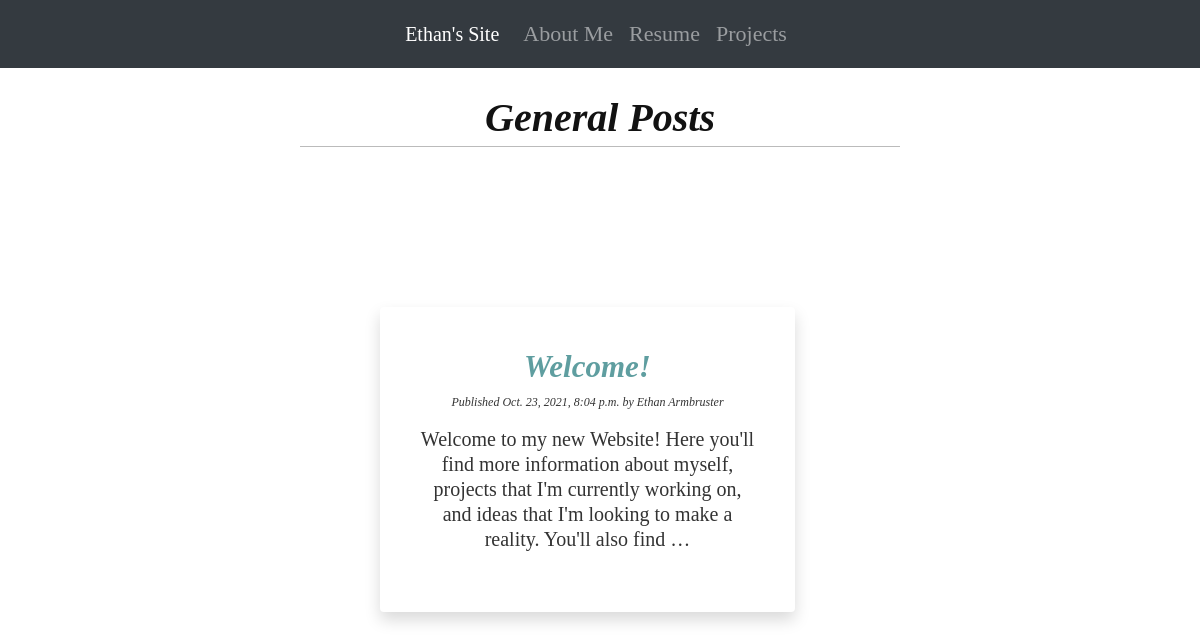
/, run on an earlier commit of the app's database.
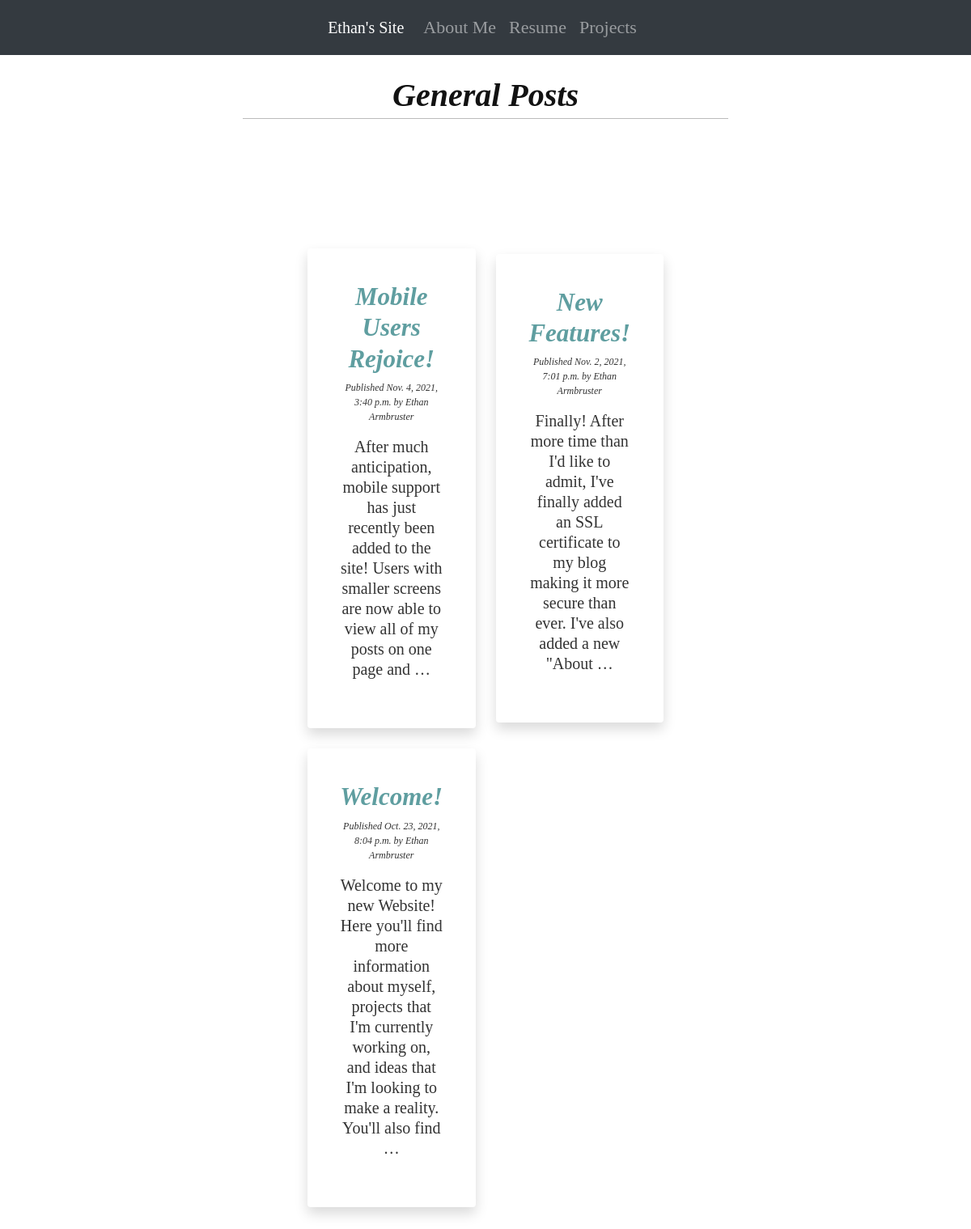
And on a later commit of the database.
### functionality/models.py (models this page shows, shortened)
class Post(models.Model):
    STATUS_CHOICES = (
        ('draft', 'Draft'), ('published', 'Published'),
    )
    title = models.CharField(max_length=500)
    slug = models.SlugField(max_length=500, unique_for_date='publish')
    author = models.ForeignKey(User, on_delete=models.CASCADE, related_name='blog_posts')
    body = RichTextField(blank=True, null=True)
    publish = models.DateTimeField(default=django.utils.timezone.now)
    created = models.DateTimeField(auto_now_add=True)
    updated = models.DateTimeField(auto_now=True)
    status = models.CharField(max_length=10, choices=STATUS_CHOICES, default='draft')
    objects = models.Manager()
    published = PublishedManager()
    class Meta:
        ordering = ('-publish',)
    def get_absolute_url(self):
        return reverse('functionality:post_detail', args=[self.publish.year,
                                                 self.publish.month,
                                                 self.publish.day,
                                                 self.slug])

### functionality/views.py (the view)
# urls.py: path('', views.post_list, name='post_list'),
def post_list(request):
    posts = Post.published.all()
    return render(request, 'html/list.html', {'posts': posts})

### functionality/models.py (called while the page is built)
    def get_queryset(self):
        return super(PublishedManager, self).get_queryset().filter(status='published')

### functionality/templates/html/list.html (shortened to what this page needs)
{% extends "html/base.html" %}
{% load static %}
{% load tz %}
{% block content %}
    <h1 class="times header"><span>General Posts</span></h1>
    <div id="blog_post_grid" class="grid-container">
        {% for post in posts %}
            <div id="indiv_post_card" class=" grid-item border-0 frame shadow secondary-theme card">
                <h2>
                    <a class="times post_title_color" href="{{ post.get_absolute_url }}">
                        {{ post.title }}
                    </a>
                </h2>
                <p class="date">
                    Published {{ post.publish|timezone:"America/New_York" }}
                    by {{ post.author.first_name }} {{ post.author.last_name }}
                </p>
                <div>
                    <p class="times_info">
                        {{ post.body|truncatewords:30 }}
                    </p>
                </div>
            </div>
        {% endfor %}
    </div>
{% endblock %}

### functionality/templates/html/base.html (shortened to what this page needs)
{% load static %}
<!DOCTYPE html>
<html lang="en">
<head>
    <link href="{% static "css/blog.css" %}" rel="stylesheet">
    <link href="{% static "css/home.css" %}" rel="stylesheet">
    <link rel="stylesheet" href="https://stackpath.bootstrapcdn.com/bootstrap/4.3.1/css/bootstrap.min.css"
>
</head>
<body onload="check_width()">
<nav class="navbar navbar-expand-md navbar-dark bg-dark cen">
    <div class="collapse navbar-collapse justify-content-center" id="navbarSupportedContent">
        <a class="navbar-brand times_nonI" href="/">Ethan's Site</a>
        <ul class="navbar-nav mr-auto">
            <li class="nav-item">
                <a class="nav-link times_nonI" href="{% url 'functionality:about_me' %}">About Me</a>
            </li>
            <li class="nav-item">
                <a class="nav-link times_nonI" href="{% static 'documents/Ethan_Armbruster_Resume.pdf' %}">Resume</a>
            </li>
            <li class="nav-item">
                <a class="nav-link times_nonI" href="https://github.com/armbrustere">Projects</a>
            </li>
        </ul>
    </div>
</nav>
<div class="wrapper">
    {% block content %}
    {% endblock %}
</div>
</body>
</html>

### functionality/static/css/blog.css (style rules this page uses)
.times { color: #121212; font-family: 'times new roman', serif; font-weight: 700; font-style: italic; font-size: 1.9375rem; line-height: 2.25rem; }
.header { margin-top: 2rem; margin-bottom: 5rem; font-size: 40px; text-align: center; }
.post_title_color { color: cadetblue; }
.times_nonI { color: #121212; font-family: 'times new roman', serif; font-weight: 200; font-size: 22px; line-height: 2.25rem; }
.times_info { font-style: normal; font-stretch: normal; margin-bottom: 1.25rem; color: #333; font-family: 'times new roman', serif; font-weight: 300; font-size: 1.25rem; line-height: 1.5625rem; }
.wrapper { max-width: calc(720px - (30px * 2)); position: relative; margin-right: auto; margin-left: auto; padding-right: 30px; padding-left: 30px; }
body { margin: 0; padding: 0; font-family: helvetica, sans-serif; }
a { color: #343a40; text-decoration: none; }
h1 { font-weight: normal; border-bottom: 1px solid #bbb; padding: 0 0 10px 0; }
h2 { font-weight: normal; margin: 30px 0 0; }
p.date { color: #333333; font-family: georgia, serif; font-size: 12px; font-style: italic; }

### functionality/static/css/home.css (style rules this page uses)
.grid-container { display: grid; grid-template-columns: auto auto; padding: 80px; grid-column-gap: 25px; grid-row-gap: 25px; align-items: center; align-self: center; justify-items: center; justify-content: center; }
.grid-item { padding: 40px; font-size: 60px; text-align: center; }
.card { position: relative; display: -ms-flexbox; display: flex; -ms-flex-direction: column; flex-direction: column; word-wrap: break-word; background-color: #282c37b3; background-clip: border-box; -webkit-background-clip: border-box; border: 1px solid rgba(0, 0, 0, .125); border-radius: 1rem; }

What changed in the data, as far as the page shows it:
added Post: title "Mobile Users Rejoice!", publish "Nov. 4, 2021, 3:40 p.m.", author.first_name "Ethan", author.last_name "Armbruster", body "After much anticipation, mobile support has just recently been added to the site! Users with smaller screens are now able to view all of my posts on one page and …"
added Post: title "New Features!", publish "Nov. 2, 2021, 7:01 p.m.", author.first_name "Ethan", author.last_name "Armbruster", body "Finally! After more time than I'd like to admit, I've finally added an SSL certificate to my blog making it more secure than ever. I've also added a new \"About …"
